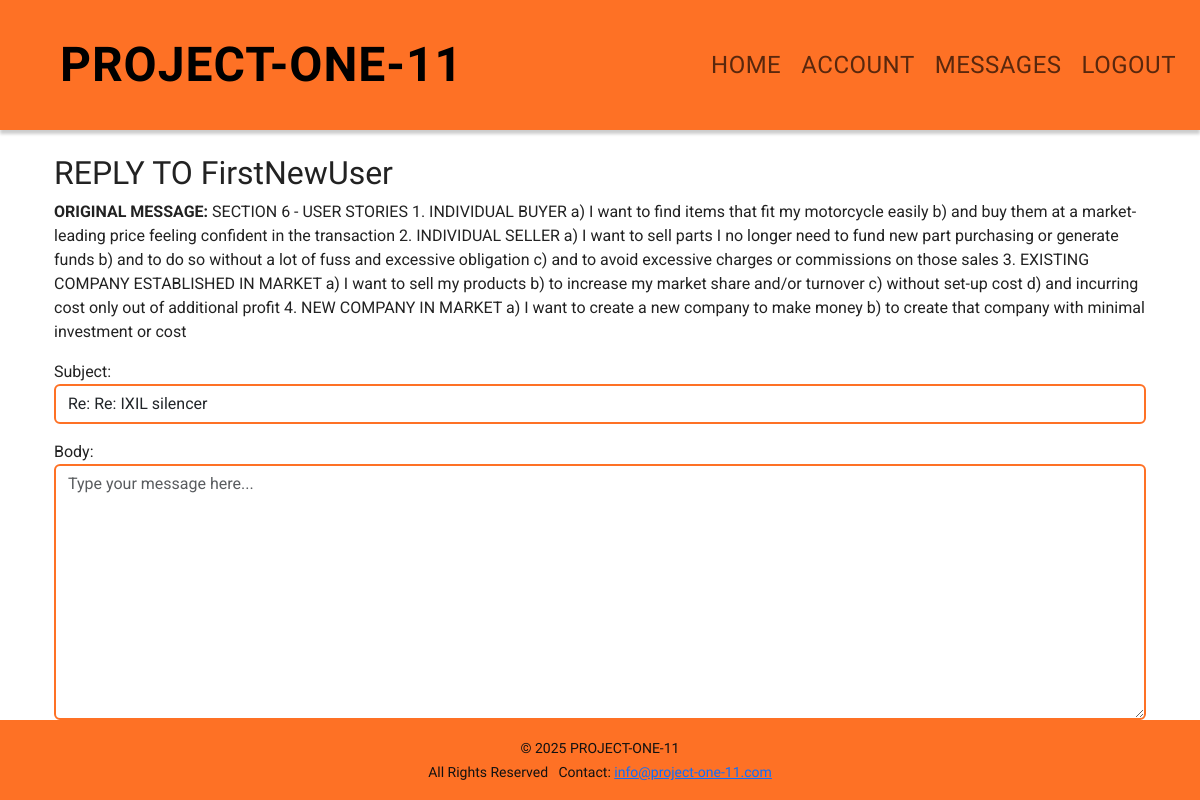
The app's page /marketplace/messages/4/reply/ (signed in), older data.
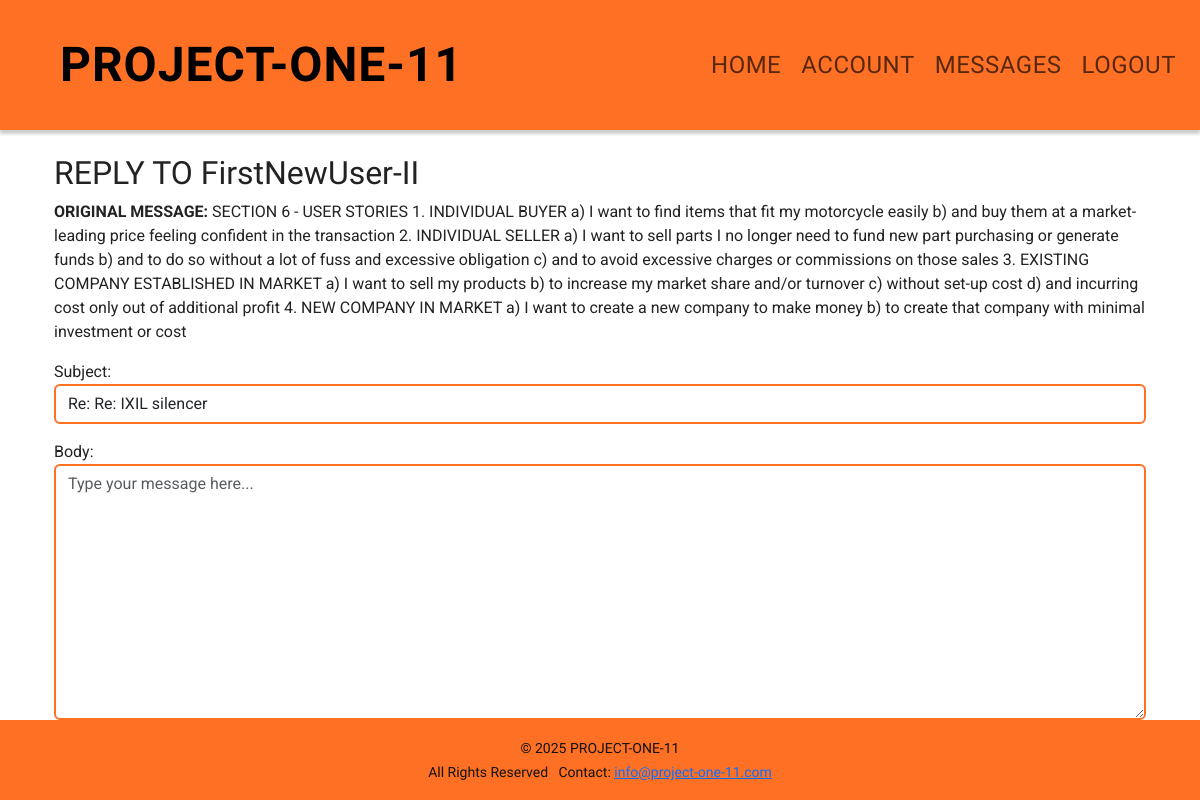
The same page, newer data.
### marketplace/models.py (models this page shows, shortened)
class Message(models.Model):
    sender = models.ForeignKey(settings.AUTH_USER_MODEL, related_name='sent_messages', on_delete=models.CASCADE)
    recipient = models.ForeignKey(settings.AUTH_USER_MODEL, related_name='received_messages', on_delete=models.CASCADE)
    item = models.ForeignKey('Item', null=True, blank=True, on_delete=models.CASCADE)
    subject = models.CharField(max_length=255)
    body = models.TextField()
    timestamp = models.DateTimeField(auto_now_add=True)
    is_read = models.BooleanField(default=False)

### accounts/models.py (models this page shows)
class User(AbstractUser):
    is_buyer = models.BooleanField(default=True, verbose_name='Buyer')
    is_seller = models.BooleanField(default=True, verbose_name='Seller')
    is_business = models.BooleanField(default=False, verbose_name='Business')

### marketplace/views.py (the view)
# urls.py: path('messages/<int:message_id>/reply/', views.message_reply, name='message_reply'),
@login_required
def message_reply(request, message_id):
    original_message = get_object_or_404(Message, id=message_id)
    if request.method == 'POST':
        form = MessageForm(request.POST)
        if form.is_valid():
            reply = form.save(commit=False)
            reply.sender = request.user
            reply.recipient = original_message.sender
            reply.item = original_message.item  # Optional: link to the same item
            reply.save()
            return redirect('messages_inbox')
    else:
        form = MessageForm(initial={
            'subject': f"Re: {original_message.subject}",
        })
    return render(request, 'marketplace/message_reply.html', {
        'form': form,
        'original_message': original_message,
    })

### marketplace/forms.py
class MessageForm(forms.ModelForm):
    class Meta:
        model = Message
        fields = ['subject', 'body']
        widgets = {
            'subject': forms.TextInput(attrs={'class': 'form-control', 'placeholder': 'Subject'}),
            'body': forms.Textarea(attrs={'class': 'form-control', 'placeholder': 'Type your message here...'}),
        }

### accounts/templates/marketplace/message_reply.html (shortened to what this page needs)
{% extends 'base.html' %}
{% block content %}
  <section aria-labelledby="reply-heading" class="container">
    <h2 id="reply-heading">REPLY TO {{ original_message.sender.username }}</h2>
    <article class="mb-3">
      <p><strong>ORIGINAL MESSAGE:</strong> {{ original_message.body }}</p>
    </article>
    <form method="post">
      {{ form.as_p }}
      <button type="submit" class="btn btn-warning">SEND REPLY</button>
    </form>
  </section>
{% endblock %}

Row changes from the older to the newer data that the page shows:
changed through a linked row, Message: sender.username "FirstNewUser" → "FirstNewUser-II"
